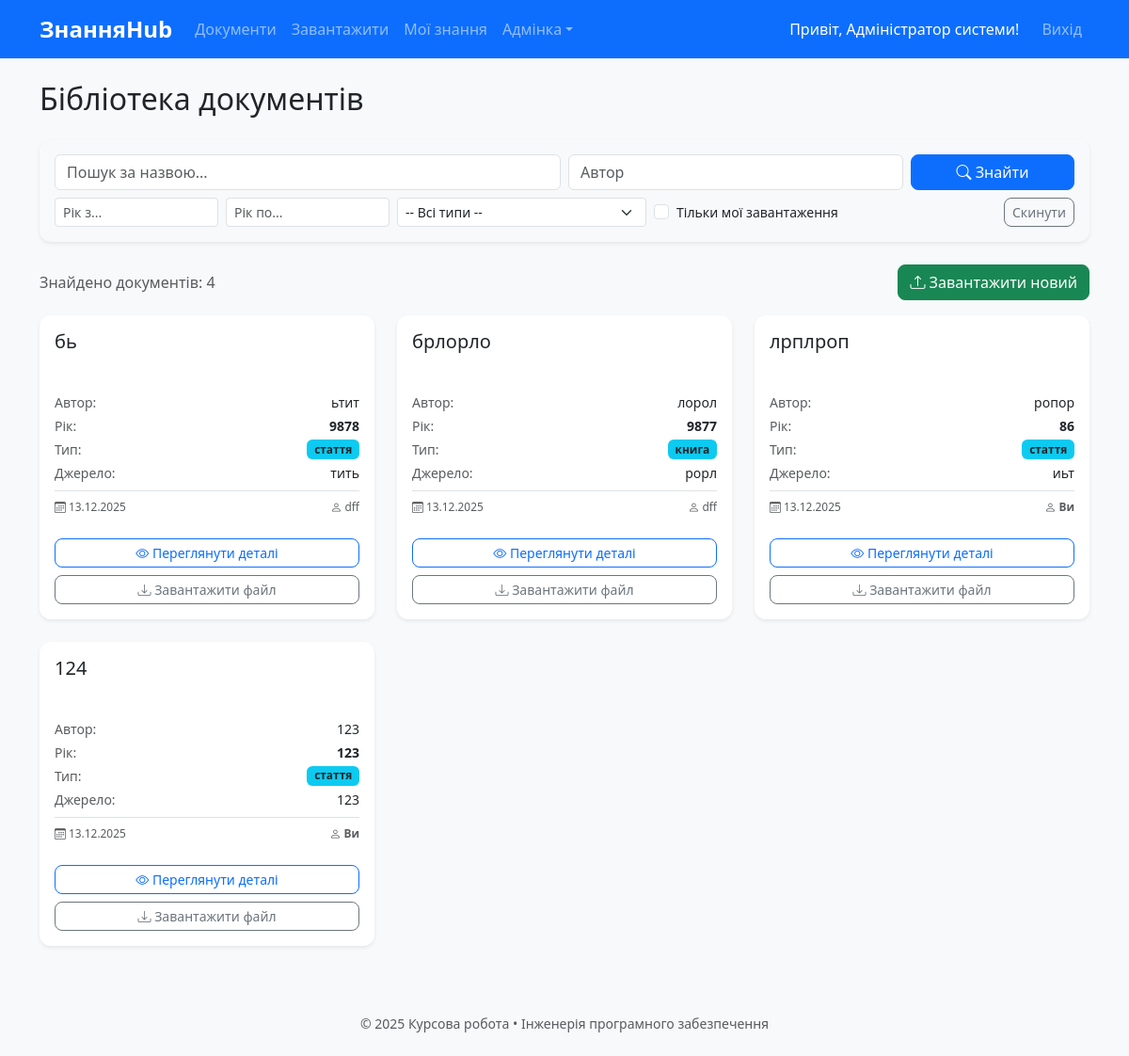
/documents (signed in), run on an earlier commit of the app's database.
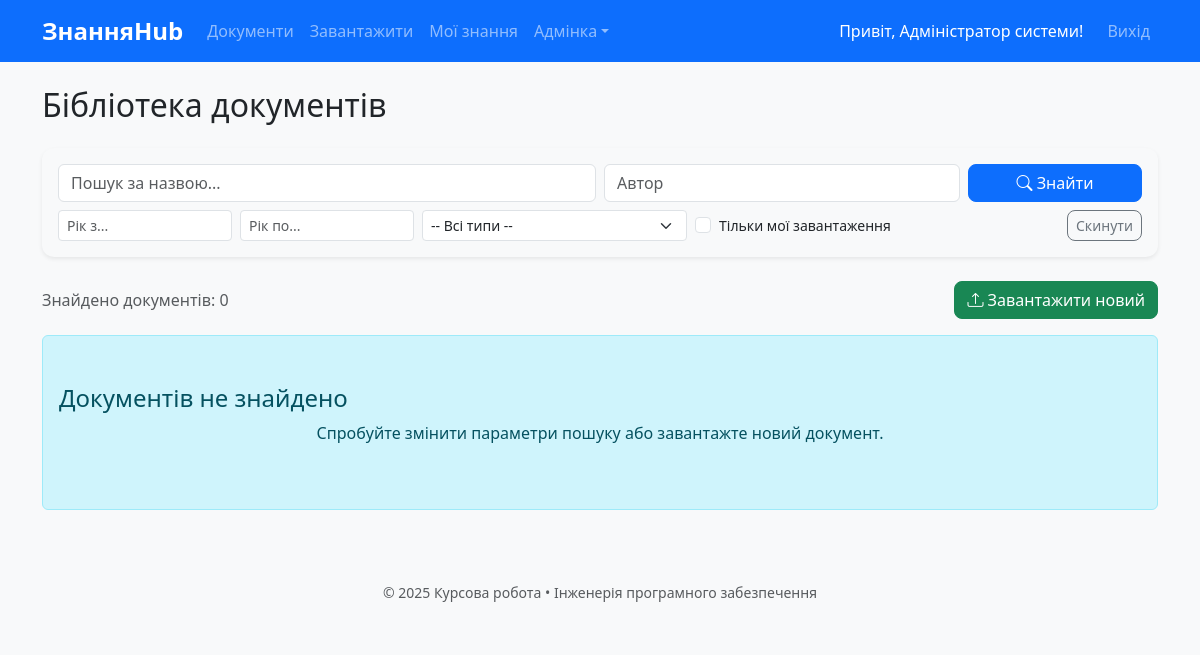
And on a later commit of the database.
### models.py (models this page shows, shortened)
class Document(db.Model):
    id = db.Column(db.Integer, primary_key=True)
    title = db.Column(db.String(300), nullable=False)
    authors = db.Column(db.Text)
    year = db.Column(db.Integer)
    source = db.Column(db.Text)
    doc_type = db.Column(db.String(50))
    original_filename = db.Column(db.String(300), nullable=False)
    stored_filename = db.Column(db.String(200), nullable=False, unique=True)
    uploaded_at = db.Column(db.DateTime, default=datetime.utcnow)
    uploaded_by = db.Column(db.Integer, db.ForeignKey('user.id'))
    user = db.relationship('User', backref='documents')

class User(UserMixin, db.Model):
    id = db.Column(db.Integer, primary_key=True)
    email = db.Column(db.String(120), unique=True, nullable=False)
    name = db.Column(db.String(100), nullable=False)
    password_hash = db.Column(db.String(256), nullable=False)
    role = db.Column(db.String(20), default='user')
    is_active = db.Column(db.Boolean, default=True)
    created_at = db.Column(db.DateTime, default=datetime.utcnow)

### app.py (the view)
    @app.route('/documents')
    @login_required
    def document_list():
        query = request.args.get('q', '').strip()
        author = request.args.get('author', '')
        year_from = request.args.get('year_from', type=int)
        year_to = request.args.get('year_to', type=int)
        doc_type = request.args.get('type', '')
        show_my = request.args.get('show_my')
        docs = Document.query
        if query:
            ids = search_fulltext(query)
            docs = docs.filter(Document.id.in_(ids)) if ids else docs.filter(False)
        if author: docs = docs.filter(Document.authors.ilike(f'%{author}%'))
        if year_from: docs = docs.filter(Document.year >= year_from)
        if year_to: docs = docs.filter(Document.year <= year_to)
        if doc_type: docs = docs.filter_by(doc_type=doc_type)
        if show_my == '1': docs = docs.filter_by(uploaded_by=current_user.id)
        documents = docs.order_by(Document.uploaded_at.desc()).all()
        return render_template('document/list.html', documents=documents)

### templates/document/list.html (shortened to what the changed rows need)
{% extends "base.html" %}
{% block content %}
<h2 class="mb-4">Бібліотека документів</h2>
<div class="d-flex justify-content-between align-items-center mb-3">
    <span class="text-muted">Знайдено документів: {{ documents|length }}</span>
    <a href="{{ url_for('upload_document') }}" class="btn btn-success">
        <i class="bi bi-upload"></i> Завантажити новий
    </a>
</div>
{% if documents %}
    <div class="row row-cols-1 row-cols-md-2 row-cols-lg-3 g-4">
        {% for doc in documents %}
        <div class="col">
            <div class="card h-100 shadow-sm border-0 hover-shadow transition-card">
                <div class="card-body d-flex flex-column">
                    <div class="d-flex justify-content-between align-items-start mb-2">
                        <h5 class="card-title text-truncate-3">
                            <a href="{{ url_for('document_detail', doc_id=doc.id) }}" class="text-decoration-none text-dark stretched-link-custom">
                                {{ doc.title }}
                            </a>
                        </h5>
                    </div>
                    <ul class="list-unstyled small mb-4 flex-grow-1">
                        <li class="mb-1 d-flex justify-content-between">
                            <span class="text-muted">Автор:</span>
                            <span class="text-end text-truncate" style="max-width: 60%;" title="{{ doc.authors }}">
                                {{ doc.authors }}
                            </span>
                        </li>
                        <li class="mb-1 d-flex justify-content-between">
                            <span class="text-muted">Рік:</span>
                            <span class="fw-bold">{{ doc.year if doc.year else '—' }}</span>
                        </li>
                        <li class="mb-1 d-flex justify-content-between">
                            <span class="text-muted">Тип:</span>
                            <span class="badge bg-info text-dark">{{ doc.doc_type }}</span>
                        </li>
                        {% if doc.source %}
                        <li class="mb-1 d-flex justify-content-between">
                            <span class="text-muted">Джерело:</span>
                            <span class="text-end text-truncate" style="max-width: 60%;" title="{{ doc.source }}">
                                {{ doc.source }}
                            </span>
                        </li>
                        {% endif %}
                        <li class="mt-2 pt-2 border-top text-muted smaller d-flex justify-content-between align-items-center">
                            <span title="Дата завантаження">
                                <i class="bi bi-calendar3"></i> {{ doc.uploaded_at.strftime('%d.%m.%Y') }}
                            </span>
                            <span class="text-truncate" style="max-width: 120px;"
                                  title="Завантажив: {% if current_user.is_authenticated and doc.uploaded_by == current_user.id %}Ви{% else %}{{ doc.user.name }}{% endif %}">
                                <i class="bi bi-person"></i>
                                {% if current_user.is_authenticated and doc.uploaded_by == current_user.id %}
                                    <strong>Ви</strong>
                                {% else %}
                                    {{ doc.user.name }}
                                {% endif %}
                            </span>
                        </li>
                    </ul>
                    <div class="d-grid gap-2 mt-auto">
                        <a href="{{ url_for('document_detail', doc_id=doc.id) }}" class="btn btn-outline-primary btn-sm">
                            <i class="bi bi-eye"></i> Переглянути деталі
                        </a>
                        <a href="{{ url_for('download_document', doc_id=doc.id) }}" class="btn btn-outline-secondary btn-sm">
                            <i class="bi bi-download"></i> Завантажити файл
                        </a>
                    </div>
                </div>
            </div>
        </div>
        {% endfor %}
    </div>
{% else %}
    <div class="alert alert-info text-center py-5">
        <h4>Документів не знайдено</h4>
        <p>Спробуйте змінити параметри пошуку або завантажте новий документ.</p>
    </div>
{% endif %}
{% endblock %}

What changed in the data, as far as the page shows it:
removed Document: title "бь", authors "ьтит", year "9878", doc_type "стаття", source "тить", uploaded_at "13.12.2025", user.name "dff"
removed Document: title "брлорло", authors "лорол", year "9877", doc_type "книга", source "рорл", uploaded_at "13.12.2025", user.name "dff"
removed Document: title "лрплроп", authors "ропор", year "86", doc_type "стаття", source "иьт", uploaded_at "13.12.2025", shows "Ви"
removed Document: title "124", authors "123", year "123", doc_type "стаття", source "123", uploaded_at "13.12.2025", shows "Ви"
Also different on the page:
{{ documents|length }}: "4" → "0"
text now shown: "Документів не знайдено Спробуйте змінити параметри пошуку або завантажте новий документ."
